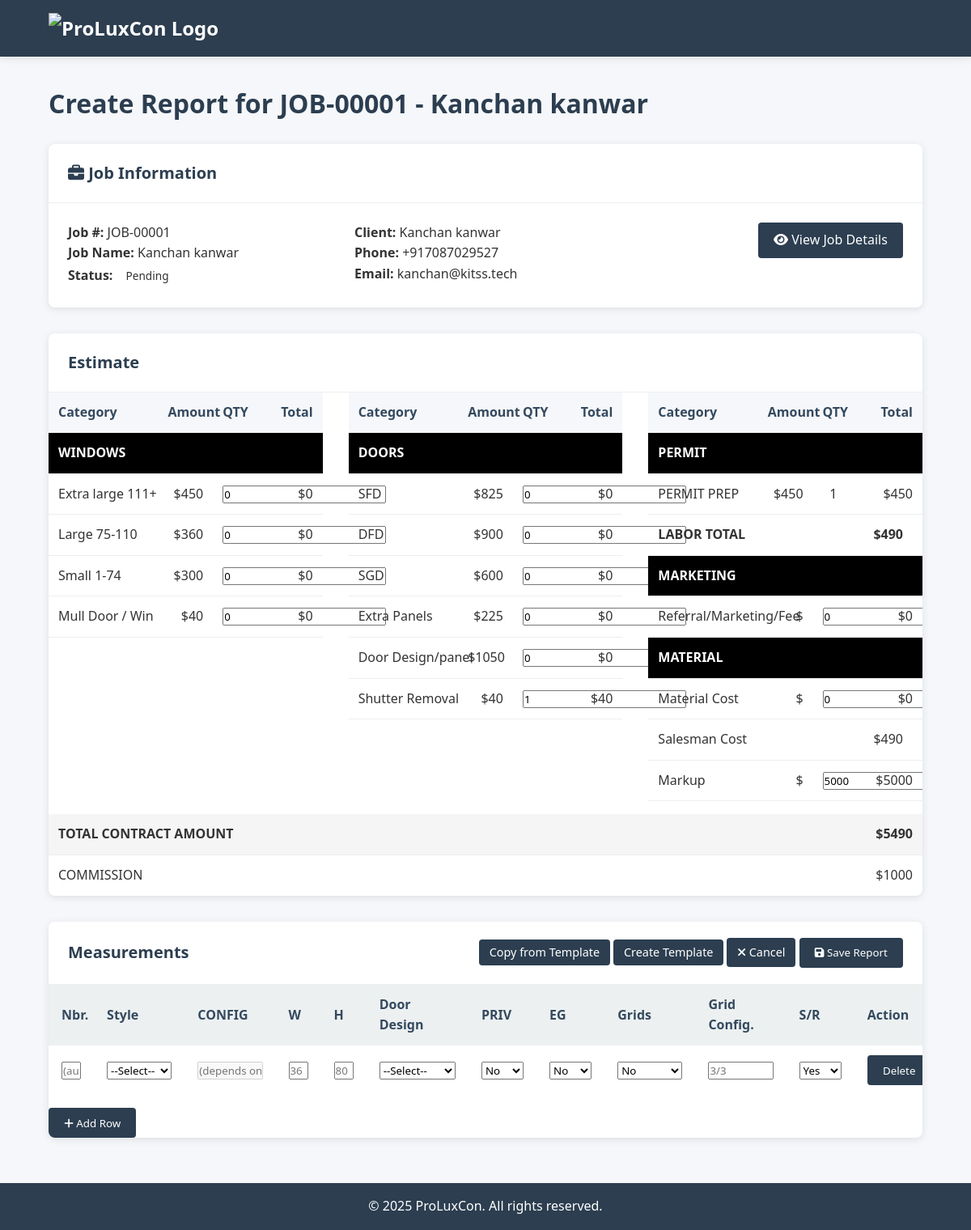
Page /measure_labor?job_id=1 on the committed database.
### app.py (models this page shows, shortened)
class Job(db.Model):
    __tablename__ = "job"
    id = db.Column(db.Integer, primary_key=True)
    job_number = db.Column(db.String(20), unique=True, nullable=False)
    name = db.Column(db.String(150), nullable=False)
    description = db.Column(db.Text)
    created_at = db.Column(db.DateTime, default=datetime.utcnow)
    updated_at = db.Column(
        db.DateTime, default=datetime.utcnow, onupdate=datetime.utcnow
    )
    status = db.Column(
        db.String(20), default="pending"
    )  # pending, in_progress, completed, cancelled
    client_id = db.Column(db.Integer, db.ForeignKey("client.id"), nullable=False)
    user_id = db.Column(
        db.Integer, db.ForeignKey("user.id"), nullable=False
    )  # Created by / Owned by
    opportunity_data = db.Column(
        db.JSON, nullable=True
    )  # Store all opportunity data as JSON
    address = db.Column(db.String(255), nullable=True)  # From 'Job Address:'
    service_types = db.Column(db.JSON, nullable=True)  # From 'What Services?'
    timeframe = db.Column(
        db.String(50), nullable=True
    )  # From 'When Do You Need Service?'
    property_type = db.Column(db.String(100), nullable=True)  # From 'Property Type'
    hoa_status = db.Column(
        db.String(10), nullable=True
    )  # From 'Do you live in and HOA?'
    hoa_name = db.Column(db.String(100), nullable=True)  # From 'HOA Name?'
    opportunity_source = db.Column(db.String(100), nullable=True)  # From 'source'
    contact_type = db.Column(db.String(50), nullable=True)  # From 'contact_type'
    pipeline_stage = db.Column(db.String(100), nullable=True)  # From 'pipleline_stage'
    num_windows = db.Column(db.Integer, nullable=True)  # From 'How many windows'
    num_doors = db.Column(db.Integer, nullable=True)  # From 'How many doors'
    roof_type = db.Column(db.JSON, nullable=True)  # From 'Roof type'
    message = db.Column(db.Text, nullable=True)  # From 'Message'
    user = db.relationship("User", backref="jobs")
    reports = db.relationship("Report", back_populates="job", lazy=True)
    job_statuses = db.relationship("JobStatus", backref="job", lazy=True)
    documents = db.relationship("JobDocument", back_populates="job", lazy=True)

class Client(db.Model):
    __tablename__ = "client"
    id = db.Column(db.Integer, primary_key=True)
    name = db.Column(db.String(150), nullable=False)
    phone = db.Column(db.String(20))
    email = db.Column(db.String(150))
    address = db.Column(db.String(255))
    created_at = db.Column(db.DateTime, default=datetime.utcnow)
    user_id = db.Column(db.Integer, db.ForeignKey("user.id"), nullable=False)
    user = db.relationship("User", backref="clients")
    jobs = db.relationship("Job", backref="client", lazy=True)

### app.py (the view)
@app.route("/measure_labor", methods=["GET"])
def measure_labor():
    job = None
    client = None
    job_id = request.args.get("job_id")
    report_id = request.args.get("report_id")
    if report_id:
        report = Report.query.get_or_404(report_id)
        job = report.job
    elif job_id:
        job = Job.query.get_or_404(job_id)
    if job:
        client = Client.query.get(job.client_id) if job.client_id else None
    return render_template("measure_labor.html", job=job, client=client)

### templates/measure_labor.html (shortened to what this page needs)
{% extends "base.html" %} {% block content %}
<h1 class="page-title">
  {% if job %} Create Report for {{ job.job_number }} - {{ job.name }} {% else
  %} Measure / Labor {% endif %}
</h1>
{% if job %}
<div class="card" style="margin-bottom: 2rem">
  <div class="card-header">
    <h2 class="card-title"><i class="fas fa-briefcase"></i> Job Information</h2>
  </div>
  <div class="card-body">
    <div class="row" style="display: flex; flex-wrap: wrap; margin: 0 -15px">
      <div class="col" style="flex: 1; min-width: 200px; padding: 0 15px">
        <p><strong>Job #:</strong> {{ job.job_number }}</p>
        <p><strong>Job Name:</strong> {{ job.name }}</p>
        <p>
          <strong>Status:</strong>
          <span class="status-badge {{ job.status }}"
            >{{ job.status|title }}</span
          >
        </p>
      </div>
      <div class="col" style="flex: 1; min-width: 200px; padding: 0 15px">
        {% if client %}
        <p><strong>Client:</strong> {{ client.name }}</p>
        {% if client.phone %}
        <p><strong>Phone:</strong> {{ client.phone }}</p>
        {% endif %} {% if client.email %}
        <p><strong>Email:</strong> {{ client.email }}</p>
        {% endif %} {% endif %}
      </div>
      <div
        class="col"
        style="flex: 1; min-width: 200px; padding: 0 15px; text-align: right"
      >
        <a
          href="{{ url_for('view_job', job_id=job.id) }}"
          class="btn"
          style="margin-bottom: 10px"
        >
          <i class="fas fa-eye"></i> View Job Details
        </a>
      </div>
    </div>
  </div>
</div>
{% endif %}
<div class="card" style="margin-bottom: 2rem">
  <div class="card-header">
    <h2 class="card-title">Estimate</h2>
  </div>
  <div class="estimate-row">
    <div class="estimate-col">
      <table class="estimate-table">
        <thead>
          <tr>
            <th>Category</th>
            <th>Amount</th>
            <th>QTY</th>
            <th>Total</th>
          </tr>
        </thead>
        <tbody>
          <tr class="section-header">
            <td colspan="4">WINDOWS</td>
          </tr>
          <tr>
            <td>Extra large 111+</td>
            <td>$450</td>
            <td>
              <input
                type="number"
                class="qty"
                data-price="450"
                id="extra-large-qty"
                value="0"
                readonly
              />
            </td>
            <td class="total">$0</td>
          </tr>
          <tr>
            <td>Large 75-110</td>
            <td>$360</td>
            <td>
              <input
                type="number"
                class="qty"
                data-price="360"
                id="large-qty"
                value="0"
                readonly
              />
            </td>
            <td class="total">$0</td>
          </tr>
          <tr>
            <td>Small 1-74</td>
            <td>$300</td>
            <td>
              <input
                type="number"
                class="qty"
                data-price="300"
                id="small-qty"
                value="0"
                readonly
              />
            </td>
            <td class="total">$0</td>
          </tr>
          <tr>
            <td>Mull Door / Win</td>
            <td>$40</td>
            <td>
              <input
                type="number"
                class="qty"
                data-price="40"
                id="mull-qty"
                value="0"
                readonly
              />
            </td>
            <td class="total">$0</td>
          </tr>
        </tbody>
      </table>
    </div>
    <div class="estimate-col">
      <table class="estimate-table">
        <thead>
          <tr>
            <th>Category</th>
            <th>Amount</th>
            <th>QTY</th>
            <th>Total</th>
          </tr>
        </thead>
        <tbody>
          <tr class="section-header">
            <td colspan="4">DOORS</td>
          </tr>
          <tr>
            <td>SFD</td>
            <td>$825</td>
            <td>
              <input
                type="number"
                class="qty"
                data-price="825"
                id="sfd-qty"
                value="0"
                readonly
              />
            </td>
            <td class="total">$0</td>
          </tr>
          <tr>
            <td>DFD</td>
            <td>$900</td>
            <td>
              <input
                type="number"
                class="qty"
                data-price="900"
                id="dfd-qty"
                value="0"
                readonly
              />
            </td>
            <td class="total">$0</td>
          </tr>
          <tr>
            <td>SGD</td>
            <td>$600</td>
            <td>
              <input
                type="number"
                class="qty"
                data-price="600"
                id="sgd-qty"
                value="0"
                readonly
              />
            </td>
            <td class="total">$0</td>
          </tr>
          <tr>
            <td>Extra Panels</td>
            <td>$225</td>
            <td>
              <input
                type="number"
                class="qty"
                data-price="225"
                id="extra-panels-qty"
                value="0"
                readonly
              />
            </td>
            <td class="total">$0</td>
          </tr>
          <tr>
            <td>Door Design/panel</td>
            <td>$1050</td>
            <td>
              <input
                type="number"
                class="qty"
                data-price="1050"
                id="door-design-qty"
                value="0"
                readonly
              />
            </td>
            <td class="total">$0</td>
          </tr>
          <tr>
            <td>Shutter Removal</td>
            <td>$40</td>
            <td>
              <input
                type="number"
                class="qty"
                data-price="40"
                id="shutter-removal-qty"
                value="0"
                readonly
              />
            </td>
            <td class="total">$0</td>
          </tr>
        </tbody>
      </table>
    </div>
    <div class="estimate-col">
      <table class="estimate-table">
        <thead>
          <tr>
            <th>Category</th>
            <th>Amount</th>
            <th>QTY</th>
            <th>Total</th>
          </tr>
        </thead>
        <tbody>
          <tr class="section-header">
            <td colspan="4">PERMIT</td>
          </tr>
          <tr>
            <td>PERMIT PREP</td>
            <td>$450</td>
            <td>1</td>
            <td id="permit-fee">$450</td>
          </tr>
          <tr style="font-weight: bold">
            <td>LABOR TOTAL</td>
            <td colspan="2"></td>
            <td id="labor-total">$0</td>
          </tr>
          <tr class="section-header">
            <td colspan="4">MARKETING</td>
          </tr>
          <tr>
            <td>Referral/Marketing/Fee</td>
            <td>$</td>
            <td>
              <input type="number" id="marketing-fee" value="0" min="0" />
            </td>
            <td id="marketing-total">$0</td>
          </tr>
          <tr class="section-header">
            <td colspan="4">MATERIAL</td>
          </tr>
          <tr>
            <td>Material Cost</td>
            <td>$</td>
            <td>
              <input type="number" id="material-cost" value="0" min="0" />
            </td>
            <td id="material-total">$0</td>
          </tr>
          <tr>
            <td>Salesman Cost</td>
            <td colspan="2"></td>
            <td id="salesman-cost">$0</td>
          </tr>
          <tr>
            <td>Markup</td>
            <td>$</td>
            <td>
              <input type="number" id="markup-input" value="5000" min="0" />
            </td>
            <td id="markup">$5,000</td>
          </tr>
        </tbody>
      </table>
    </div>
  </div>
  <div style="margin-top: 1rem">
    <table style="width: 100%; border-collapse: collapse">
      <tbody>
        <tr style="font-weight: bold; background: #f5f5f5">
          <td style="padding: 0.75rem">TOTAL CONTRACT AMOUNT</td>
          <td colspan="2"></td>
          <td id="total-contract" style="text-align: right; padding: 0.75rem">
          </td>
        </tr>
        <tr>
          <td style="padding: 0.75rem">COMMISSION</td>
          <td colspan="2"></td>
          <td id="commission" style="text-align: right; padding: 0.75rem">
            $1,000
          </td>
        </tr>
      </tbody>
    </table>
  </div>
</div>
<div class="card">
  <div class="card-header" style="justify-content: space-between">
    <h2 class="card-title">Measurements</h2>
    <div>
      <button class="btn btn-sm" id="copy-template-btn">
        Copy from Template
      </button>
      <button class="btn btn-sm" id="create-template-btn">
        Create Template
      </button>
      {% if job %}
      <a href="{{ url_for('view_job', job_id=job.id) }}" class="btn btn-sm">
        <i class="fas fa-times"></i> Cancel
      </a>
      {% endif %}
      <button class="btn" id="save-report-btn">
        <i class="fas fa-save"></i> Save Report
      </button>
    </div>
  </div>
  <table
    id="measure-labor-table"
    style="width: 100%; border-collapse: collapse; table-layout: fixed"
  >
    <thead>
      <tr>
        <th style="width: 40px">Nbr.</th>
        <th style="width: 80px">Style</th>
        <th style="width: 80px">CONFIG</th>
        <th style="width: 40px">W</th>
        <th style="width: 40px">H</th>
        <th style="width: 90px">Door<br />Design</th>
        <th style="width: 60px">PRIV</th>
        <th style="width: 60px">EG</th>
        <th style="width: 80px">Grids</th>
        <th style="width: 80px">Grid<br />Config.</th>
        <th style="width: 60px">S/R</th>
        <th style="width: 60px">Action</th>
      </tr>
    </thead>
    <tbody>
      <tr>
        <td>
          <input
            type="text"
            class="colA"
            style="width: 100%"
            readonly
            placeholder="(auto)"
          />
        </td>
        <td>
          <select class="colB" style="width: 100%">
            <option value="">--Select--</option>
          </select>
        </td>
        <td>
          <input
            type="text"
            class="colC"
            style="width: 100%"
            placeholder="(depends on Style)"
            disabled
          />
        </td>
        <td>
          <input
            type="text"
            class="colD"
            style="width: 100%"
            placeholder="36"
          />
        </td>
        <td>
          <input
            type="text"
            class="colE"
            style="width: 100%"
            placeholder="80"
          />
        </td>
        <td>
          <select class="colF" style="width: 100%">
            <option value="">--Select--</option>
          </select>
        </td>
        <td>
          <select class="colG" style="width: 100%">
            <option value="No" selected>No</option>
          </select>
        </td>
        <td>
          <select class="colH" style="width: 100%">
            <option value="No" selected>No</option>
          </select>
        </td>
        <td>
          <select class="colI" style="width: 100%">
            <option value="No" selected>No</option>
          </select>
        </td>
        <td>
          <input
            type="text"
            class="colJ"
            style="width: 100%"
            placeholder="3/3"
          />
        </td>
        <td>
          <select class="colK" style="width: 100%">
            <option value="Yes">Yes</option>
          </select>
        </td>
        <td>
          <button class="btn btn-delete" onclick="deleteRow(this)">
            Delete
          </button>
        </td>
      </tr>
    </tbody>
  </table>
  <div style="margin-top: 1rem">
    <button class="btn" id="add-row-btn">
      <i class="fas fa-plus"></i> Add Row
    </button>
  </div>
</div>
{% endblock %}

### rows in the picture
Job: job_number "JOB-00001", name "Kanchan kanwar", status "Pending"
Client: name "Kanchan kanwar", phone "+917087029527", email "kanchan@kitss.tech"
